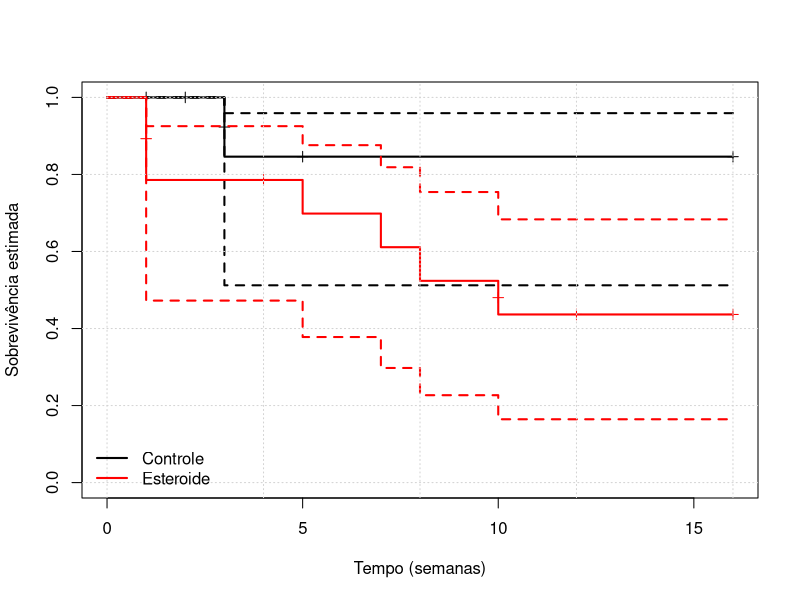
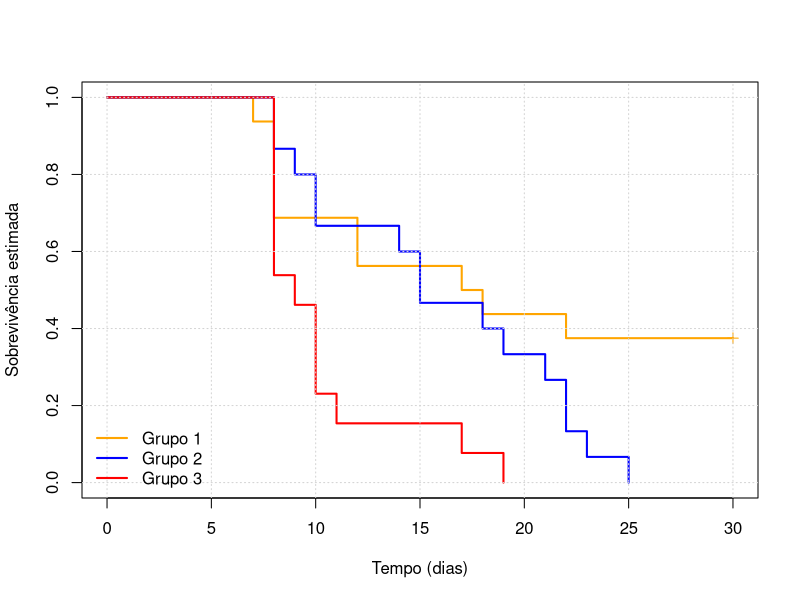

Here is the R script that generated these plots, in order:
## ----dados, echo=FALSE, message=FALSE, warning=FALSE------------------------------------------

tempo <-  c(1, 2, 3, 3, 3, 5, 5, 16, 16, 16, 16, 16,
            16, 16, 16, 1, 1, 1, 1, 4, 5, 7, 8, 10,
            10, 12, 16, 16, 16)

cens <- c(0, 0, 1, 1, 0, 0, 0, 0, 0, 0, 0, 0,
          0, 0, 0, 1, 1, 1, 0, 0, 1, 1, 1, 1,
          0, 0, 0, 0, 0)

grupo <- factor(c(rep("Controle", 15), rep("Esteroide", 14)))

df.hep <- data.frame(tempo, cens, grupo)

# install.packages("survival")

# Carregando pacote
library(survival)

# Dados do exemplo

# head(df.hep)

ekm <- survfit(Surv(time = tempo, event = cens) ~ grupo,
               data = df.hep,
               conf.type = "log-log")



## ----km.grupo.plot, echo=FALSE, message=FALSE, warning=FALSE, fig.align='center', out.width='100%'----

plot(ekm, conf.int = TRUE, 
     mark.time = TRUE,
     col = c("black", "red"), 
     lwd = 2, xlab = "Tempo (semanas)", 
     ylab = "Sobrevivência estimada")

abline(h = seq(0, 1, by = 0.2),
       v = seq(0, 16, by = 4),
       col = "lightgrey", lty = 3)

legend("bottomleft",
       c("Controle", "Esteroide"), 
       col = c("black", "red"), 
       lwd = 2, bty = "n")



## ----dados.malaria, echo=TRUE, message=FALSE, warning=FALSE-----------------------------------

df.mala <- read.table("../dados/malaria.csv",
                      sep = ";",
                      header = TRUE)
head(df.mala)



## ----km.mala, echo=FALSE, message=FALSE, warning=FALSE, fig.align='center', out.width='100%'----

ekm <- survfit(Surv(time = tempo, event = cens) ~ grupo,
               data = df.mala,
               conf.type = "log-log")

plot(ekm, conf.int = FALSE,
     mark.time = TRUE,
     col = c("orange", "blue", "red"),
     lwd = 2, xlab = "Tempo (dias)",
     ylab = "Sobrevivência estimada")

abline(h = seq(0, 1, by = 0.2),
       v = seq(0, 30, by = 5),
       col = "lightgrey", lty = 3)

legend("bottomleft",
       c("Grupo 1", "Grupo 2", "Grupo 3"),
       col = c("orange", "blue", "red"),
       lwd = 2, bty = "n")



## ----logrank2, echo=TRUE, message=FALSE, warning=FALSE----------------------------------------

survdiff(Surv(time = tempo, event = cens) ~ grupo,
         data = df.mala)



## ----logrank3, echo=TRUE, message=FALSE, warning=FALSE----------------------------------------

# grupo 1 vs grupo 2
survdiff(Surv(time = tempo, event = cens) ~ grupo,
         data = df.mala,
         subset = grupo != 3)



## ----logrank4, echo=TRUE, message=FALSE, warning=FALSE----------------------------------------

# grupo 1 vs grupo 3
survdiff(Surv(time = tempo, event = cens) ~ grupo,
         data = df.mala,
         subset = grupo != 2)



## ----logrank5, echo=TRUE, message=FALSE, warning=FALSE----------------------------------------

# grupo 2 vs grupo 3
survdiff(Surv(time = tempo, event = cens) ~ grupo,
         data = df.mala,
         subset = grupo != 1)



## ----hf, echo=TRUE, message=FALSE, warning=FALSE----------------------------------------------

# Log-rank
survdiff(Surv(time = tempo, event = cens) ~ grupo,
         data = df.hep,
         rho = 0)

# Peto-Prentice
survdiff(Surv(time = tempo, event = cens) ~ grupo,
         data = df.hep,
         rho = 1)


